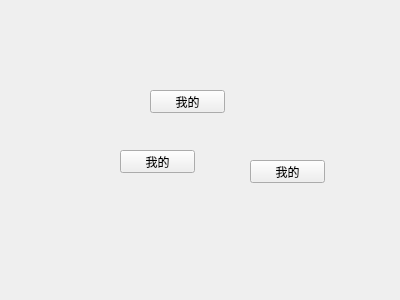
<?xml version="1.0" encoding="UTF-8"?>
<ui version="4.0">
 <class>Form</class>
 <widget class="QWidget" name="Form">
  <property name="geometry">
   <rect>
    <x>0</x>
    <y>0</y>
    <width>400</width>
    <height>300</height>
   </rect>
  </property>
  <property name="windowTitle">
   <string>Form</string>
  </property>
  <widget class="QPushButton" name="pushButton">
   <property name="geometry">
    <rect>
     <x>150</x>
     <y>90</y>
     <width>75</width>
     <height>23</height>
    </rect>
   </property>
   <property name="font">
    <font>
     <family>Microsoft YaHei UI</family>
    </font>
   </property>
   <property name="text">
    <string>我的</string>
   </property>
  </widget>
  <widget class="QPushButton" name="pushButton_2">
   <property name="geometry">
    <rect>
     <x>120</x>
     <y>150</y>
     <width>75</width>
     <height>23</height>
    </rect>
   </property>
   <property name="text">
    <string>我的</string>
   </property>
  </widget>
  <widget class="QPushButton" name="pushButton_3">
   <property name="geometry">
    <rect>
     <x>250</x>
     <y>160</y>
     <width>75</width>
     <height>23</height>
    </rect>
   </property>
   <property name="font">
    <font>
     <family>微软雅黑</family>
    </font>
   </property>
   <property name="text">
    <string>我的</string>
   </property>
  </widget>
 </widget>
 <resources/>
 <connections/>
</ui>
